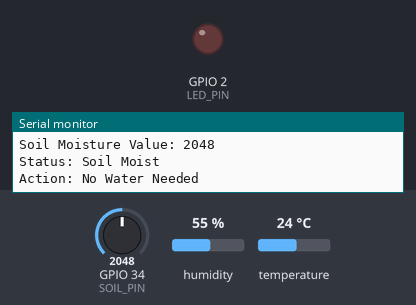
Recording of a sketch running on a simulated ESP32. Parts: output pins drawn as LEDs (lit = HIGH), the last lines printed to the serial monitor. Inputs (shaded band) come from the test bench; at power-on: GPIO 34 (SOIL_PIN) = 2048, humidity 55 %, temperature 24 °C.

Above: at 2.8 s.
2.9 s: GPIO 34 (SOIL_PIN) set to 2459
5.6 s: GPIO 34 (SOIL_PIN) set to 2551
At 7.1 s:
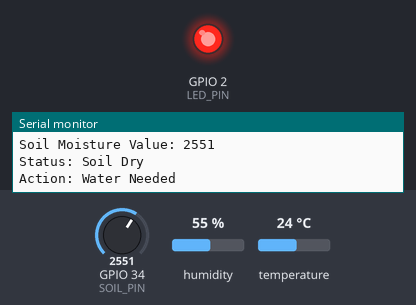
8.3 s: GPIO 34 (SOIL_PIN) set to 2460
At 11.1 s:
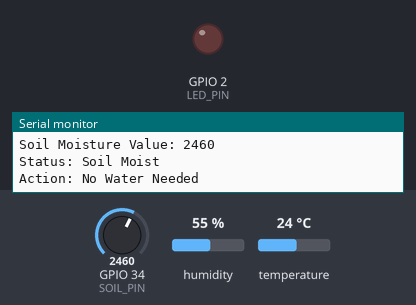
11.5 s: GPIO 34 (SOIL_PIN) set to 2540
At 13.1 s:
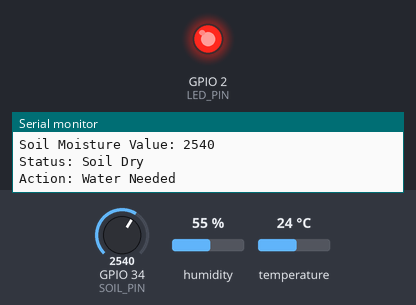
Timing chart, 0 to 14.6 s (numbered marks = the images above; inputs shaded):
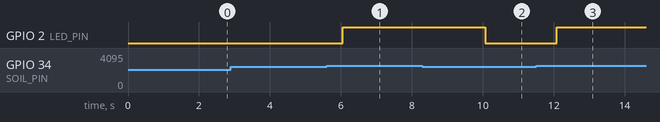

Measured:
- the behaviour switches between 2500 and 2501 on GPIO 34 (SOIL_PIN) (found by bisection; images 0 and 1)
- after the input at 5.6 s, GPIO 2 (LED_PIN): LOW → HIGH after 0.45 s
- after the input at 8.3 s, GPIO 2 (LED_PIN): HIGH → LOW after 1.8 s
- after the input at 11.5 s, GPIO 2 (LED_PIN): LOW → HIGH after 0.58 s

The sketch:

sketch.ino
```cpp
#include <DHT.h>

#define DHTPIN 15
#define DHTTYPE DHT22

#define SOIL_PIN 34
#define LED_PIN 2

DHT dht(DHTPIN, DHTTYPE);

void setup() {
  Serial.begin(115200);

  dht.begin();

  pinMode(LED_PIN, OUTPUT);

  Serial.println("Smart Agriculture Monitoring System");
}

void loop() {
  float temperature = dht.readTemperature();
  float humidity = dht.readHumidity();

  int soilValue = analogRead(SOIL_PIN);

  if (isnan(temperature) || isnan(humidity)) {
    Serial.println("Failed to read from DHT22 sensor!");
    delay(2000);
    return;
  }

  Serial.println("=================================");

  Serial.print("Temperature: ");
  Serial.print(temperature);
  Serial.println(" °C");

  Serial.print("Humidity: ");
  Serial.print(humidity);
  Serial.println(" %");

  Serial.print("Soil Moisture Value: ");
  Serial.println(soilValue);

  if (soilValue > 2500) {
    digitalWrite(LED_PIN, HIGH);

    Serial.println("Status: Soil Dry");
    Serial.println("Action: Water Needed");
  }
  else {
    digitalWrite(LED_PIN, LOW);

    Serial.println("Status: Soil Moist");
    Serial.println("Action: No Water Needed");
  }

  delay(2000);
}
```
